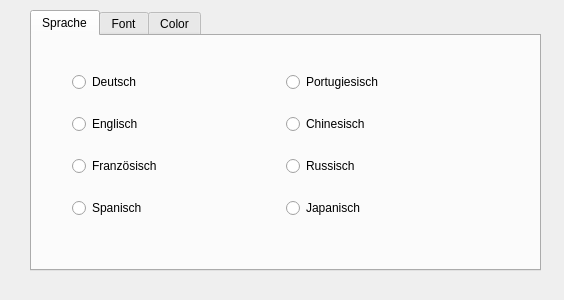
<?xml version="1.0" encoding="UTF-8"?>
<ui version="4.0">
 <class>DlgOptionen</class>
 <widget class="QDialog" name="DlgOptionen">
  <property name="geometry">
   <rect>
    <x>0</x>
    <y>0</y>
    <width>564</width>
    <height>300</height>
   </rect>
  </property>
  <property name="windowTitle">
   <string>Dialog</string>
  </property>
  <widget class="QTabWidget" name="tabWidget">
   <property name="geometry">
    <rect>
     <x>30</x>
     <y>10</y>
     <width>511</width>
     <height>261</height>
    </rect>
   </property>
   <property name="currentIndex">
    <number>0</number>
   </property>
   <widget class="QWidget" name="tabSprache">
    <attribute name="title">
     <string>Sprache</string>
    </attribute>
    <widget class="QWidget" name="layoutWidget">
     <property name="geometry">
      <rect>
       <x>40</x>
       <y>20</y>
       <width>421</width>
       <height>181</height>
      </rect>
     </property>
     <layout class="QHBoxLayout" name="horizontalLayout">
      <item>
       <layout class="QVBoxLayout" name="verticalLayout">
        <item>
         <widget class="QRadioButton" name="rdDeutsch">
          <property name="text">
           <string>Deutsch</string>
          </property>
         </widget>
        </item>
        <item>
         <widget class="QRadioButton" name="rdEnglisch">
          <property name="text">
           <string>Englisch</string>
          </property>
         </widget>
        </item>
        <item>
         <widget class="QRadioButton" name="radioButton_3">
          <property name="text">
           <string>Französisch</string>
          </property>
         </widget>
        </item>
        <item>
         <widget class="QRadioButton" name="radioButton_4">
          <property name="text">
           <string>Spanisch</string>
          </property>
         </widget>
        </item>
       </layout>
      </item>
      <item>
       <layout class="QVBoxLayout" name="verticalLayout_2">
        <item>
         <widget class="QRadioButton" name="radioButton_5">
          <property name="text">
           <string>Portugiesisch</string>
          </property>
         </widget>
        </item>
        <item>
         <widget class="QRadioButton" name="radioButton_6">
          <property name="text">
           <string>Chinesisch</string>
          </property>
         </widget>
        </item>
        <item>
         <widget class="QRadioButton" name="radioButton_7">
          <property name="text">
           <string>Russisch</string>
          </property>
         </widget>
        </item>
        <item>
         <widget class="QRadioButton" name="radioButton_8">
          <property name="text">
           <string>Japanisch</string>
          </property>
         </widget>
        </item>
       </layout>
      </item>
     </layout>
    </widget>
   </widget>
   <widget class="QWidget" name="tab_2">
    <attribute name="title">
     <string>Font</string>
    </attribute>
   </widget>
   <widget class="QWidget" name="tab_3">
    <attribute name="title">
     <string>Color</string>
    </attribute>
   </widget>
  </widget>
 </widget>
 <resources/>
 <connections/>
</ui>
